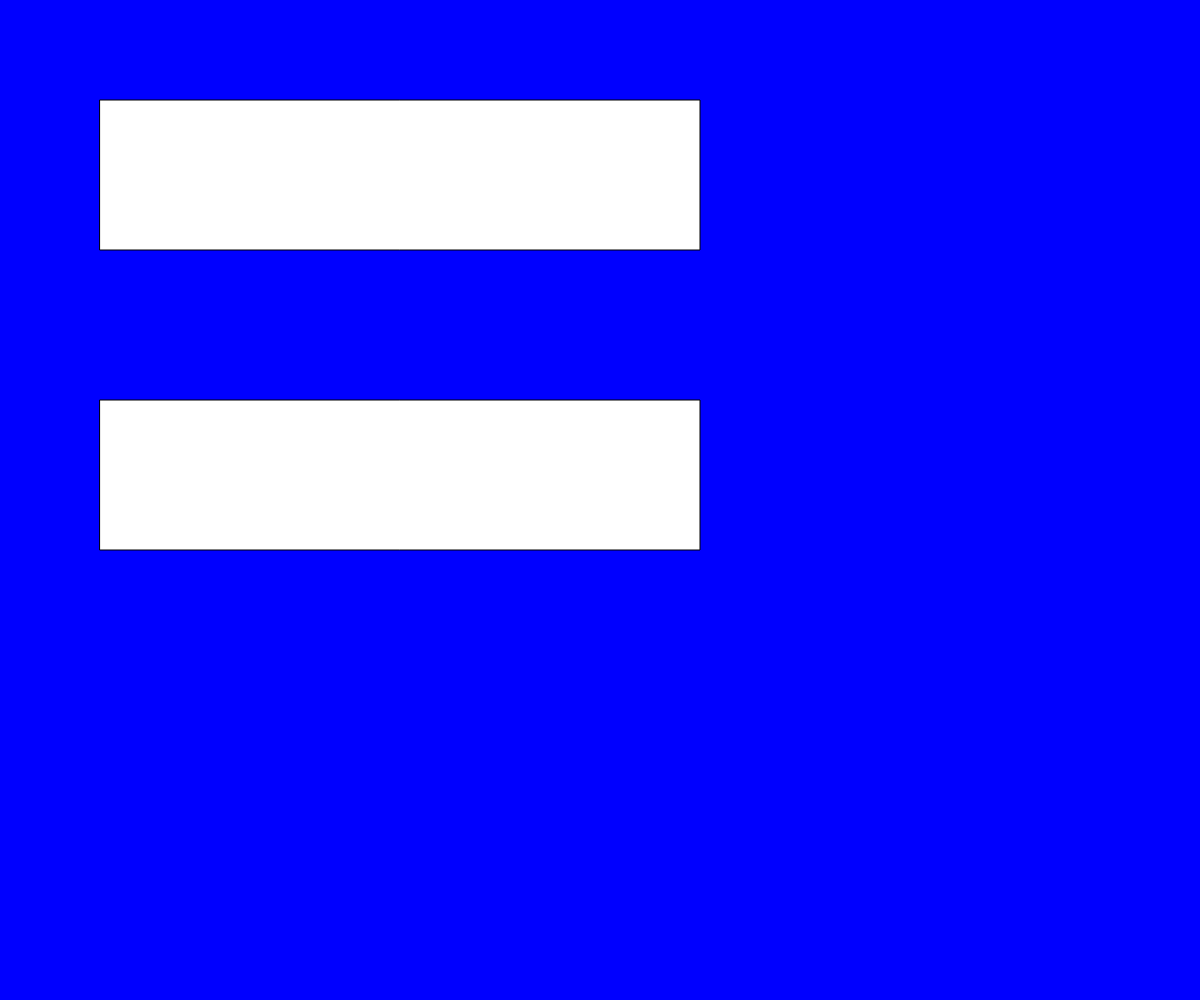
Frame 1 (no input)
Frame 60 (no input): identical to frame 1, image omitted
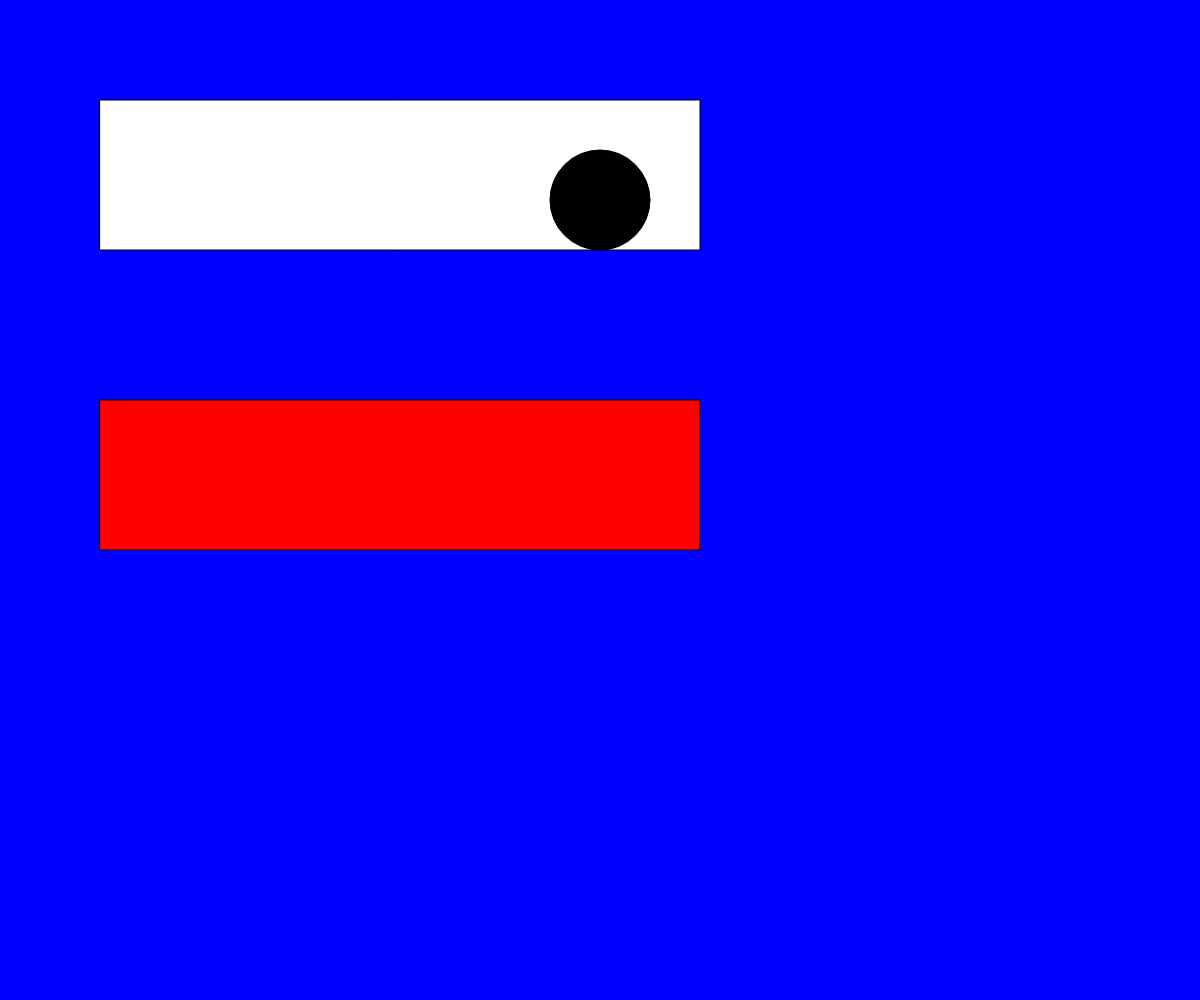
Frame 120 (the mouse pressed at the canvas centre since frame 60)

The p5.js sketch that drew these frames (run headless with seeded random() and noise() and a simulated clock; from frame 60 on, the mouse is pressed at the canvas centre):

// p5.js sketch
// ── sketch.js
// Button OOP

let bgButton, shapeButton;
let backgroundColor = "blue";
let isShapeDisplayed = false;

function setup() {
  createCanvas(windowWidth, windowHeight);
  bgButton = new Button(100, 100, 600, 150, "black", "white");
  shapeButton = new Button(100, 400, 600, 150, "red", "white");
}

function draw() {
  background(backgroundColor);
  bgButton.display();
  shapeButton.display();

  if (isShapeDisplayed) {
    fill("black");
    circle(600, 200, 100, 100);
  }
}

class Button {
  constructor(x, y, buttonWidth, buttonHeight, hoverColor, notHoverColor) {
    this.x = x;
    this.y = y;
    this.width = buttonWidth;
    this.height = buttonHeight;
    this.hoverColor = hoverColor;
    this.notHoverColor = notHoverColor;
  }

  display() {
    if (this.isPointInButton(mouseX, mouseY)) {
      fill(this.hoverColor);
    }
    else {
      fill(this.notHoverColor);
    }
    rect(this.x, this.y, this.width, this.height);
  }

  isPointInButton(x, y) {
    return x >= this.x && x <= this.x + this.width && y >= this.y && y <= this.y + this.height;
  }
}

function mousePressed() {
  if (bgButton.isPointInButton(mouseX, mouseY)) {
    backgroundColor = "pink";
  }

  if (shapeButton.isPointInButton(mouseX, mouseY)) {
    isShapeDisplayed = !isShapeDisplayed;
  }
}
